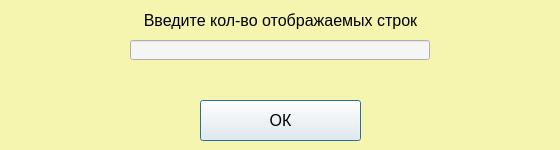
<?xml version="1.0" encoding="UTF-8"?>
<ui version="4.0">
 <class>Dialog</class>
 <widget class="QDialog" name="Dialog">
  <property name="geometry">
   <rect>
    <x>0</x>
    <y>0</y>
    <width>560</width>
    <height>150</height>
   </rect>
  </property>
  <property name="windowTitle">
   <string>Dialog</string>
  </property>
  <property name="styleSheet">
   <string notr="true">background-color: rgb(245, 245, 175)</string>
  </property>
  <widget class="QLineEdit" name="rows">
   <property name="geometry">
    <rect>
     <x>130</x>
     <y>40</y>
     <width>300</width>
     <height>20</height>
    </rect>
   </property>
   <property name="styleSheet">
    <string notr="true">font-size: 16px;
font: &quot;Yu Gothic UI Semibold&quot;;
background-color: rgb(245, 245, 245)</string>
   </property>
   <property name="text">
    <string/>
   </property>
  </widget>
  <widget class="QLabel" name="label_3">
   <property name="geometry">
    <rect>
     <x>130</x>
     <y>10</y>
     <width>301</width>
     <height>20</height>
    </rect>
   </property>
   <property name="styleSheet">
    <string notr="true">color: rgb(0, 0, 0);
font-size: 16px;
font: &quot;Arial Black&quot;;</string>
   </property>
   <property name="text">
    <string>Введите кол-во отображаемых строк</string>
   </property>
   <property name="alignment">
    <set>Qt::AlignCenter</set>
   </property>
  </widget>
  <widget class="QPushButton" name="OKbutton">
   <property name="geometry">
    <rect>
     <x>200</x>
     <y>100</y>
     <width>161</width>
     <height>41</height>
    </rect>
   </property>
   <property name="styleSheet">
    <string notr="true">font-size: 16px;
font: &quot;Yu Gothic UI Semibold&quot;;
background-color: rgb(245, 245, 245)</string>
   </property>
   <property name="text">
    <string>ОК</string>
   </property>
  </widget>
  <widget class="QLabel" name="error">
   <property name="geometry">
    <rect>
     <x>10</x>
     <y>70</y>
     <width>541</width>
     <height>21</height>
    </rect>
   </property>
   <property name="styleSheet">
    <string notr="true">color: red;
font-size: 16px;
font: 16pt &quot;Franklin Gothic Demi&quot;;</string>
   </property>
   <property name="text">
    <string/>
   </property>
   <property name="alignment">
    <set>Qt::AlignCenter</set>
   </property>
  </widget>
 </widget>
 <resources/>
 <connections/>
</ui>
